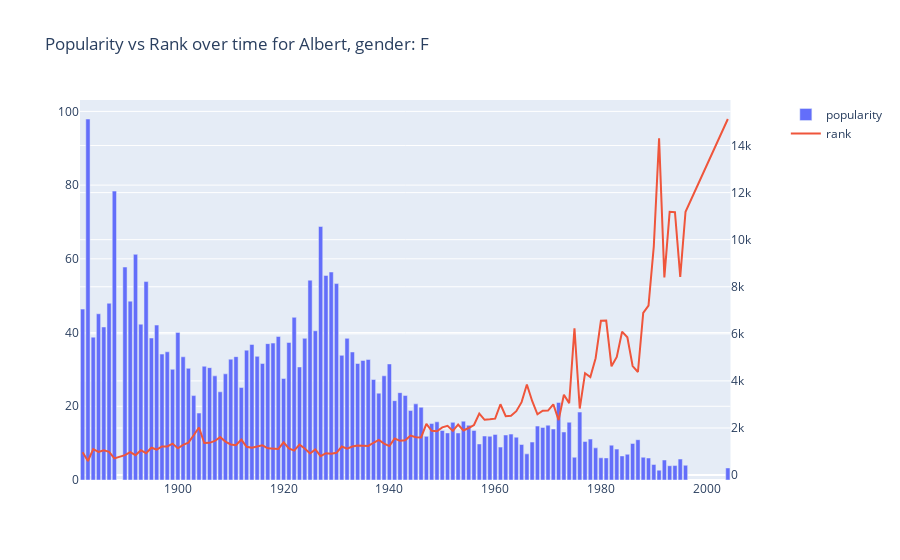

Source (notebook cell):
### Markdown cell above
Name 'Albert' is decreasing over time. In 1880 until 1900 name Albert was popular

### Code cell
popular_name('Albert', 'F')
